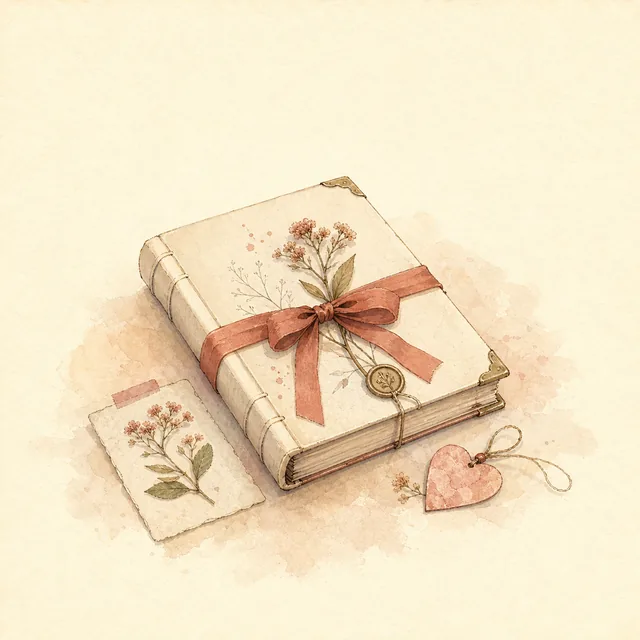
#> input picture src/mindspace_graph/web/archive/previews/state-journal-empty-preview.webp, 640 x 640 px, found by its file name
$ python build_art_library.py
#> lines starting #> are read from the running program, lines starting #| are printed output that depends on the picture
"""Build the Mindspace 0.7 art library and its signed-data-ready manifest.

The script intentionally separates expensive concept generation from routine
product builds:

* scene source PNG files live in ``.tmp/art-expansion/raw`` during curation;
* accepted scenes are cropped and compressed into distributable WebP files;
* icons, stickers, frames, textures, state art and journal covers are rebuilt
  deterministically from code, so a release never depends on an online model;
* existing 0.6 asset IDs remain in the manifest for backwards compatibility.

Run from the repository root with ``uv run python scripts/build_art_library.py``.
Pillow is a build-time dependency only; Core never imports it at runtime.
"""

from __future__ import annotations

import hashlib
import json
import math
import random
import re
from pathlib import Path
from typing import Any

from PIL import Image, ImageDraw, ImageFilter, ImageOps

ROOT = Path(__file__).resolve().parents[1]
PUBLIC_ROOT = ROOT / "frontend" / "public"
ARCHIVE_ROOT = PUBLIC_ROOT / "archive"
RAW_ROOT = ROOT / ".tmp" / "art-expansion" / "raw"
MANIFEST_PATH = ARCHIVE_ROOT / "manifest.json"

TERRACOTTA = "#bd6d57"
TERRACOTTA_DARK = "#925049"
JADE = "#739b8e"
JADE_DARK = "#476f66"
PARCHMENT = "#fff7e9"
INK = "#5b4037"
GOLD = "#c7a36b"


ICON_IDS = [
    "icon-journal",
    "heart-empty",
    "heart-trace",
    "heart-warm",
    "heart-glow",
    "activity-scene",
    "activity-questions",
    "activity-story",
    "activity-walk",
    "activity-night",
    "activity-indoor",
    "chapter-journal",
    "chapter-moments",
    "chapter-activity",
    "chapter-collect",
    "chapter-edit",
    "chapter-delete",
    "chapter-regenerate",
    "chapter-back",
    "chapter-filter",
    "chapter-search",
    "moment-chat",
    "moment-heart-keepsake",
    "moment-date",
    "moment-promise",
    "moment-discovery",
    "moment-travel",
    "moment-home",
    "moment-celebration",
    "moment-quiet",
    "state-empty",
    "state-loading",
    "state-error",
    "state-offline",
    "state-interrupted",
    "state-saved",
    "state-candidate",
    "state-archived",
    "icon-calendar",
    "icon-seal",
    "icon-ribbon",
    "icon-photo",
]

STICKER_IDS = [
    "sticker-heart-note",
    "sticker-moon",
    "sticker-star",
    "sticker-flower",
    "sticker-ribbon",
    "sticker-teacup",
    "sticker-umbrella",
    "sticker-cat",
    "sticker-letter",
    "sticker-camera",
    "sticker-leaf",
    "sticker-sparkle",
    "sticker-cloud",
    "sticker-lantern",
    "sticker-bookmark",
    "sticker-ticket",
    "sticker-seashell",
    "sticker-music",
    "sticker-firefly",
    "sticker-snowflake",
    "sticker-cookie",
    "sticker-key",
    "sticker-map-pin",
    "sticker-wax-seal",
]

FRAME_IDS = [
    "frame-journal-paper",
    "frame-journal-night",
    "frame-moment-line",
    "frame-moment-seal",
    "frame-activity-scene",
    "frame-activity-question",
    "frame-activity-story",
    "frame-dialog-soft",
    "frame-dialog-night",
    "frame-card-spring",
    "frame-card-summer",
    "frame-card-autumn",
    "frame-card-winter",
    "frame-popup-keepsake",
]

TEXTURE_IDS = [
    "texture-sakura",
    "texture-summer-night",
    "texture-autumn-leaf",
    "texture-winter-snow",
    "texture-rainy-glass",
    "texture-kraft",
    "texture-linen",
    "texture-cloud",
    "texture-firefly",
]

STATE_IDS = [
    "state-journal-empty",
    "state-journal-generating",
    "state-journal-recover",
    "state-moment-saved",
    "state-moment-empty",
    "state-moment-candidate",
    "state-activity-empty",
    "state-activity-active",
    "state-activity-completed",
    "state-offline",
    "state-asset-missing",
    "state-revision-conflict",
]

SCENE_IDS = [
    "scene-riverside",
    "scene-rainy-room",
    "scene-spring-park",
    "scene-sunset-rooftop",
    "scene-night-market",
    "scene-library-afternoon",
    "scene-seaside-dawn",
    "scene-mountain-cabin",
    "scene-snowy-window",
    "scene-summer-balcony",
    "scene-autumn-train",
    "scene-cafe-corner",
    "scene-kitchen-evening",
    "scene-stargazing-field",
    "scene-museum-hall",
    "scene-flower-shop",
    "scene-old-street",
    "scene-lakeside-picnic",
    "scene-festival-lantern",
    "scene-late-night-drive",
]

COVER_IDS = [
    "journal-cover-paper",
    "journal-cover-jade",
    "journal-cover-night",
    "journal-cover-spring",
    "journal-cover-summer",
    "journal-cover-autumn",
    "journal-cover-winter",
    "journal-cover-constellation",
]


def _write_text(path: Path, content: str) -> None:
    """Write UTF-8 only when content changes to keep rebuild diffs stable."""

    path.parent.mkdir(parents=True, exist_ok=True)
    if path.exists() and path.read_text(encoding="utf-8") == content:
        return
    path.write_text(content, encoding="utf-8", newline="\n")


def _heart_path(scale: float = 1.0, x: float = 0, y: float = 0) -> str:
    return (
        f"M {x + 32 * scale:.2f} {y + 54 * scale:.2f} "
        f"C {x + 26 * scale:.2f} {y + 47 * scale:.2f}, "
        f"{x + 8 * scale:.2f} {y + 36 * scale:.2f}, "
        f"{x + 8 * scale:.2f} {y + 22 * scale:.2f} "
        f"C {x + 8 * scale:.2f} {y + 9 * scale:.2f}, "
        f"{x + 24 * scale:.2f} {y + 5 * scale:.2f}, "
        f"{x + 32 * scale:.2f} {y + 17 * scale:.2f} "
        f"C {x + 40 * scale:.2f} {y + 5 * scale:.2f}, "
        f"{x + 56 * scale:.2f} {y + 9 * scale:.2f}, "
        f"{x + 56 * scale:.2f} {y + 22 * scale:.2f} "
        f"C {x + 56 * scale:.2f} {y + 36 * scale:.2f}, "
        f"{x + 38 * scale:.2f} {y + 47 * scale:.2f}, "
        f"{x + 32 * scale:.2f} {y + 54 * scale:.2f} Z"
    )


def _glyph(name: str) -> str:
    """Return a compact semantic glyph for the shared icon language."""

    stroke = f'stroke="{INK}" stroke-width="3.2" stroke-linecap="round" '
    stroke += 'stroke-linejoin="round"'
    if "heart" in name or "collect" in name or "date" in name:
        fill = "none" if name.endswith(("empty", "trace")) else TERRACOTTA
        return f'<path d="{_heart_path()}" fill="{fill}" {stroke}/>'
    if any(token in name for token in ("journal", "story", "bookmark")):
        return (
            f'<path d="M12 13q11-5 20 2v37q-9-6-20-2zM52 13q-11-5-20 2v37q9-6 20-2z" '
            f'{stroke} fill="none"/>'
            f'<path d="M18 23h8M18 31h8M38 23h8" {stroke} fill="none"/>'
        )
    if any(token in name for token in ("chat", "questions")):
        return (
            f'<path d="M10 13h44v31H30l-12 9 3-9H10z" {stroke} fill="none"/>'
            f'<circle cx="22" cy="28" r="2" fill="{TERRACOTTA}"/>'
            f'<circle cx="32" cy="28" r="2" fill="{JADE}"/>'
            f'<circle cx="42" cy="28" r="2" fill="{GOLD}"/>'
        )
    if any(token in name for token in ("scene", "walk", "travel", "map")):
        return (
            f'<path d="M9 50l13-32 13 12 8-10 12 30z" {stroke} fill="none"/>'
            f'<circle cx="45" cy="14" r="5" fill="{GOLD}" stroke="{INK}" stroke-width="2"/>'
            f'<path d="M20 49q10-13 24 0" {stroke} fill="none"/>'
        )
    if any(token in name for token in ("night", "quiet", "offline")):
        return (
            f'<path d="M43 10a21 21 0 1 0 10 35A18 18 0 0 1 43 10z" fill="{JADE}" '
            f'stroke="{INK}" stroke-width="3"/>'
            f'<path d="M17 18l2 4 4 2-4 2-2 4-2-4-4-2 4-2z" fill="{GOLD}"/>'
        )
    if any(token in name for token in ("saved", "promise", "seal")):
        return (
            f'<circle cx="32" cy="32" r="22" fill="{PARCHMENT}" '
            f'stroke="{TERRACOTTA}" stroke-width="4"/>'
            f'<path d="M20 32l8 8 17-19" {stroke} fill="none"/>'
        )
    if any(token in name for token in ("error", "delete", "interrupted", "conflict")):
        return (
            f'<path d="M32 8l25 45H7z" fill="#f7ddd2" stroke="{TERRACOTTA_DARK}" stroke-width="3"/>'
            f'<path d="M32 22v15M32 45v1" {stroke} fill="none"/>'
        )
    if any(token in name for token in ("calendar", "activity", "candidate")):
        return (
            f'<rect x="10" y="15" width="44" height="39" rx="6" fill="{PARCHMENT}" '
            f'stroke="{INK}" stroke-width="3"/>'
            f'<path d="M10 26h44M20 10v10M44 10v10" {stroke} fill="none"/>'
            f'<circle cx="25" cy="37" r="3" fill="{TERRACOTTA}"/>'
            f'<circle cx="39" cy="37" r="3" fill="{JADE}"/>'
        )
    if any(token in name for token in ("loading", "regenerate")):
        return (
            f'<path d="M49 20a21 21 0 1 0 3 22" {stroke} fill="none"/>'
            f'<path d="M48 10l1 10-10-1" {stroke} fill="none"/>'
        )
    return (
        f'<path d="M32 8l7 15 17 2-12 12 3 17-15-8-15 8 3-17L8 25l17-2z" '
        f'fill="{GOLD}" stroke="{INK}" stroke-width="3"/>'
    )


def _icon_svg(name: str) -> str:
    extra = ""
    if name == "heart-trace":
        extra = (
            f'<path d="M18 41q14-10 28 0" stroke="{GOLD}" stroke-width="2.5" '
            'stroke-linecap="round" fill="none"/>'
        )
    if name == "heart-glow":
        extra = (
            f'<circle cx="32" cy="32" r="27" fill="none" stroke="{GOLD}" '
            'stroke-width="2" stroke-dasharray="3 5"/>'
        )
    return (
        '<svg xmlns="http://www.w3.org/2000/svg" width="64" height="64" '
        'viewBox="4 4 56 56" role="img">'
        f"{_glyph(name)}{extra}</svg>\n"
    )


def _sticker_svg(name: str, index: int) -> str:
    palettes = [
        ("#fff1e8", TERRACOTTA),
        ("#edf6f1", JADE),
        ("#fff6d9", GOLD),
        ("#e9edf8", "#68728f"),
    ]
    paper, accent = palettes[index % len(palettes)]
    return (
        '<svg xmlns="http://www.w3.org/2000/svg" width="128" height="128" '
        'viewBox="0 0 128 128" role="img">'
        '<defs><filter id="s"><feDropShadow dx="0" dy="3" stdDeviation="3" '
        'flood-color="#5b4037" flood-opacity=".2"/></filter></defs>'
        f'<path d="M18 13Q64 2 110 17L119 64Q111 111 62 119Q14 111 8 64Z" '
        f'fill="{paper}" stroke="white" stroke-width="8" filter="url(#s)"/>'
        f'<circle cx="64" cy="64" r="38" fill="{accent}" opacity=".12"/>'
        f'<g transform="translate(32 32)">{_glyph(name)}</g>'
        f'<circle cx="{25 + (index * 17) % 78}" cy="{22 + (index * 11) % 84}" '
        f'r="3" fill="{accent}" opacity=".55"/></svg>\n'
    )


def _frame_svg(name: str, index: int) -> str:
    palette = [
        (PARCHMENT, TERRACOTTA, JADE),
        ("#f1f5ef", JADE_DARK, GOLD),
        ("#252b3a", "#d8b77b", TERRACOTTA),
        ("#fff3eb", "#a95855", "#d6aa7a"),
    ][index % 4]
    bg, line, accent = palette
    return (
        '<svg xmlns="http://www.w3.org/2000/svg" width="640" height="420" '
        'viewBox="0 0 640 420" preserveAspectRatio="none">'
        '<defs><filter id="d"><feDropShadow dx="0" dy="8" stdDeviation="10" '
        'flood-color="#5b4037" flood-opacity=".12"/></filter></defs>'
        f'<rect x="12" y="12" width="616" height="396" rx="28" fill="{bg}" '
        f'stroke="{line}" stroke-width="2" filter="url(#d)"/>'
        f'<rect x="26" y="26" width="588" height="368" rx="21" fill="none" '
        f'stroke="{accent}" stroke-width="1.5" stroke-dasharray="2 8"/>'
        f'<path d="M26 86Q75 26 140 26M500 394Q565 394 614 334" fill="none" '
        f'stroke="{accent}" stroke-width="7" opacity=".45"/>'
        f'<circle cx="46" cy="46" r="9" fill="{accent}" opacity=".7"/>'
        f'<circle cx="594" cy="374" r="9" fill="{accent}" opacity=".7"/>'
        "</svg>\n"
    )


def _paper_canvas(size: tuple[int, int], seed: int, base: tuple[int, int, int]) -> Image.Image:
    randomizer = random.Random(seed)
    image = Image.new("RGB", size, base)
    pixels = image.load()
    for y in range(size[1]):
        for x in range(size[0]):
            noise = randomizer.randint(-7, 7)
            pixels[x, y] = tuple(max(0, min(255, channel + noise)) for channel in base)
    return image.filter(ImageFilter.GaussianBlur(0.25))


def _texture(name: str, index: int) -> Image.Image:
    bases = [
        (248, 231, 220),
        (35, 47, 61),
        (229, 210, 175),
        (230, 238, 239),
        (91, 106, 112),
        (202, 175, 133),
        (238, 227, 207),
        (223, 231, 229),
        (31, 48, 54),
    ]
    image = _paper_canvas((256, 256), 700 + index, bases[index])
    draw = ImageDraw.Draw(image, "RGBA")
    randomizer = random.Random(1700 + index)
    if "rainy" in name:
        for _ in range(60):
            x = randomizer.randint(0, 255)
            y = randomizer.randint(0, 255)
            draw.line((x, y, x - 7, y + 30), fill=(220, 240, 244, 80), width=2)
    elif "linen" in name:
        for offset in range(0, 256, 8):
            draw.line((offset, 0, offset, 256), fill=(110, 90, 70, 22), width=1)
            draw.line((0, offset, 256, offset), fill=(110, 90, 70, 18), width=1)
    elif "cloud" in name:
        for _ in range(18):
            x, y = randomizer.randint(-20, 230), randomizer.randint(0, 240)
            draw.ellipse((x, y, x + 70, y + 28), fill=(255, 255, 255, 38))
    else:
        colors = [(190, 91, 80, 80), (222, 175, 91, 80), (116, 158, 143, 75)]
        for _ in range(38):
            x, y = randomizer.randint(4, 252), randomizer.randint(4, 252)
            radius = randomizer.randint(1, 4)
            draw.ellipse((x - radius, y - radius, x + radius, y + radius), fill=colors[_ % 3])
    return image


def _state_art(name: str, index: int) -> Image.Image:
    image = _paper_canvas((640, 640), 3000 + index, (250, 242, 228))
    draw = ImageDraw.Draw(image, "RGBA")
    accent = [(185, 101, 84), (102, 142, 130), (196, 159, 99)][index % 3]
    draw.rounded_rectangle(
        (82, 110, 558, 526),
        radius=46,
        fill=(255, 251, 242, 225),
        outline=accent + (120,),
        width=5,
    )
    if "moment" in name:
        draw.rounded_rectangle((185, 205, 455, 390), 22, fill=(244, 224, 210, 255))
        draw.polygon([(185, 205), (320, 320), (455, 205)], fill=(255, 244, 232, 255))
        draw.ellipse((274, 340, 366, 432), fill=accent + (225,))
    elif "activity" in name:
        draw.ellipse((200, 180, 440, 420), fill=(222, 235, 227, 220))
        draw.line((246, 368, 320, 230, 394, 368), fill=accent + (255,), width=18)
        draw.ellipse((305, 206, 335, 236), fill=(224, 180, 92, 255))
    elif "offline" in name or "missing" in name or "conflict" in name:
        draw.polygon([(320, 170), (450, 410), (190, 410)], fill=(246, 220, 208, 255))
        draw.line((320, 245, 320, 335), fill=(130, 73, 66, 255), width=18)
        draw.ellipse((310, 360, 330, 380), fill=(130, 73, 66, 255))
    else:
        draw.rounded_rectangle((185, 180, 455, 440), 28, fill=(248, 235, 213, 255))
        draw.line((320, 185, 320, 435), fill=accent + (180,), width=5)
        for row in range(4):
            draw.line(
                (220, 245 + row * 42, 290, 245 + row * 42),
                fill=(103, 78, 66, 100),
                width=5,
            )
            draw.line(
                (350, 245 + row * 42, 420, 245 + row * 42),
                fill=(103, 78, 66, 100),
                width=5,
            )
    for angle in range(0, 360, 45):
        radians = math.radians(angle)
        x = 320 + math.cos(radians) * 250
        y = 320 + math.sin(radians) * 250
        draw.ellipse((x - 4, y - 4, x + 4, y + 4), fill=accent + (100,))
    return image


# [60 lines left out: functions _cover, _cafe_scene, not called in this run]


def _save_webp(image: Image.Image, path: Path, *, quality: int = 68) -> None:
    path.parent.mkdir(parents=True, exist_ok=True)
    image.save(path, "WEBP", quality=quality, method=6)


def _fit_scene(source: Path, destination: Path) -> None:
    with Image.open(source) as opened:
        image = ImageOps.fit(
            opened.convert("RGB"),
            (960, 540),
            method=Image.Resampling.LANCZOS,
            centering=(0.5, 0.5),
        )
    _save_webp(image, destination, quality=66)


def build_files() -> None:
    """Create all deterministic assets and compress accepted scene sources."""

    for asset_id in ICON_IDS:
        _write_text(ARCHIVE_ROOT / "icons" / f"{asset_id}.svg", _icon_svg(asset_id))
    for index, asset_id in enumerate(STICKER_IDS):
        _write_text(
            ARCHIVE_ROOT / "stickers" / f"{asset_id}.svg",
            _sticker_svg(asset_id, index),
        )
    for index, asset_id in enumerate(FRAME_IDS):
        _write_text(
            ARCHIVE_ROOT / "frames" / f"{asset_id}.svg",
            _frame_svg(asset_id, index),
        )
    for index, asset_id in enumerate(TEXTURE_IDS):
        _save_webp(
            _texture(asset_id, index),
            ARCHIVE_ROOT / "textures" / f"{asset_id}.webp",
            quality=64,
        )
#> this loop made 9 passes
#> pass 1, in _paper_canvas, `image = Image.new("RGB", size, base)`:
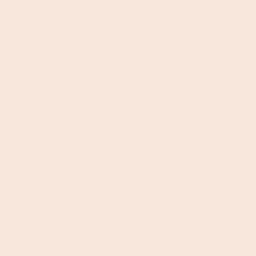
#> image: PIL image 256x256 RGB; mean R, G, B 248, 231, 220
#> pass 1, in _save_webp, `image.save(path, "WEBP", quality=quality, method=6)`:
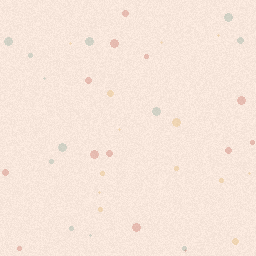
#> saved as texture-sakura.webp: PIL image 256x256 RGB; mean R, G, B 247.5, 230.4, 219.3
#> pass 2, in _paper_canvas (call 2), `image = Image.new("RGB", size, base)`:
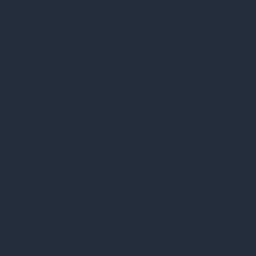
#> image: PIL image 256x256 RGB; mean R, G, B 35, 47, 61

    canonical_previews = {
        "state-journal-empty": "state-journal-empty-preview.webp",
        "state-journal-generating": "state-journal-generating-preview.webp",
        "state-journal-recover": "state-journal-recover-preview.webp",
        "state-moment-saved": "state-moment-saved-preview.webp",
    }
    for index, asset_id in enumerate(STATE_IDS):
        destination = ARCHIVE_ROOT / "states" / f"{asset_id}.webp"
        preview_name = canonical_previews.get(asset_id)
        if preview_name:
            source = ARCHIVE_ROOT / "previews" / preview_name
            with Image.open(source) as opened:
#> opened is the input picture: PIL image 640x640 RGB; mean R, G, B 243.3, 227.9, 197.9
                image = ImageOps.fit(
                    opened.convert("RGB"),
                    (640, 640),
                    method=Image.Resampling.LANCZOS,
                )
        else:
            image = _state_art(asset_id, index)
        _save_webp(image, destination, quality=68)

    scene_previews = {
        "scene-riverside": ARCHIVE_ROOT / "previews" / "scene-riverside-preview.webp",
        "scene-rainy-room": ARCHIVE_ROOT / "previews" / "scene-rainy-room-preview.webp",
    }
    for asset_id in SCENE_IDS:
        destination = ARCHIVE_ROOT / "scenes" / f"{asset_id}.webp"
        if asset_id == "scene-cafe-corner":
            _save_webp(_cafe_scene(), destination, quality=68)
            continue
        source = scene_previews.get(asset_id) or RAW_ROOT / f"{asset_id}.png"
        if source.exists():
            _fit_scene(source, destination)
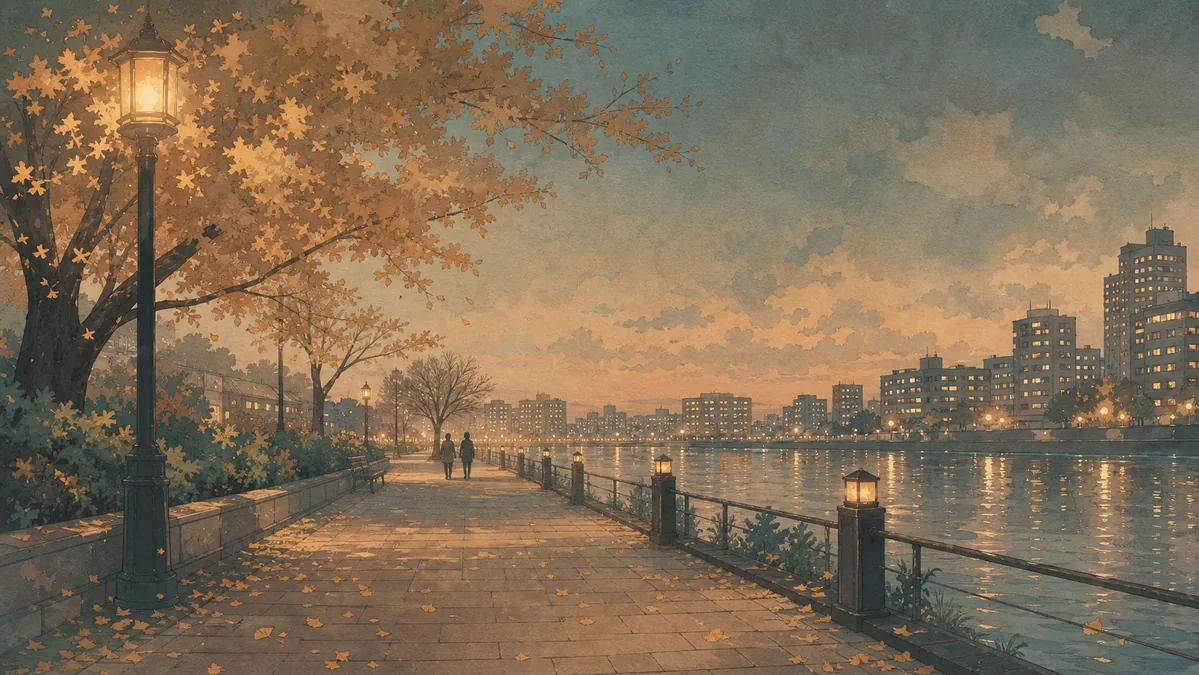
#> input picture src/mindspace_graph/web/archive/previews/scene-riverside-preview.webp, 1199 x 675 px, found by its file name
#> in _fit_scene, opened is the input picture: PIL image 1199x675 RGB; mean R, G, B 129.6, 111.2, 87.8
        elif not destination.exists():
#> (the run stopped early here; a loop or call above may not have finished)
